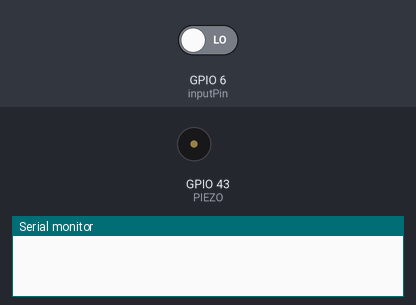
Recording of a sketch running on a simulated ESP32. Parts: buzzer (waves = sounding), the last lines printed to the serial monitor. The test bench sets the inputs (shaded band); at power-on: GPIO 6 (inputPin) LOW.

Above: at 1.2 s.
1.3 s: GPIO 6 (inputPin) driven HIGH
At 2.1 s:
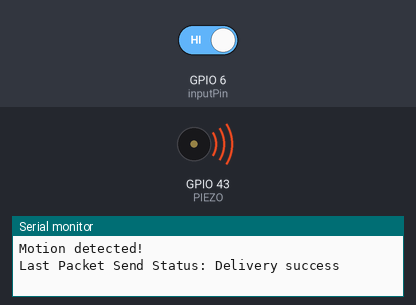
Timing chart, 0 to 4.3 s (numbered marks = the images above; inputs shaded):
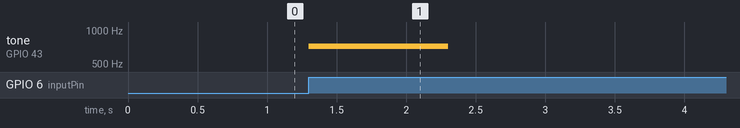

Measured:
- after the input at 1.3 s, tone on GPIO 43 (PIEZO): silent → 720 Hz at once, → silent 1.0 s later

The sketch:

modulA.ino
```cpp
#include <ESP8266WiFi.h>
#include <espnow.h>

    // PIR CODE SETUP:
int inputPin = D5; // vel pin for PIR
int pirState = LOW; // vi starter, og antar at motion ikke er merket
int val = 0; // variabel for å lese pin status
    // PIEZO CODE SETUP
int b = 720; // frekvens for noten B


    // P2P COMMUNICATION SETUP:
// MAC Addresse til receiver
uint8_t broadcastAddress[] = {0x10, 0x52, 0x1C, 0xE5, 0x51, 0x9F};
//E0:98:06:05:ED:C6 = MED FLEKK
//10:52:1C:E5:51:9F = UTEN FLEKK

// Definer en data struktur
typedef struct structMessage {
  int signal = 1;  // signal som sendes for å starte klokke.
};

structMessage myData;

// Callback when data is sent
void OnDataSent(uint8_t *mac_addr, uint8_t sendStatus) {
  Serial.print("Last Packet Send Status: ");
  if (sendStatus == 0){
    Serial.println("Delivery success");
  }
  else{
    Serial.println("Delivery fail");
  }
}

void pirSetup() {
  pinMode(inputPin, INPUT);     // declare sensor as input
}

void pirLoop() {
  val = digitalRead(inputPin);
  if (val == HIGH) {
    // MENS MOTION ER MERKET
    Serial.println("Motion detected!");
    // Sender WiFi signal:
    esp_now_send(broadcastAddress, (uint8_t *) &myData, sizeof(myData));
    // Spiller av lyd
    tone(D6, b);
    delay(1000);
    noTone(D6);
    delay(9000);

  } else {
    pirState = LOW;
  }
}

void wifiSetup() {
  // Set device as a Wi-Fi Station
  WiFi.mode(WIFI_STA);

  // Init ESP-NOW
  if (esp_now_init() != 0) {
    Serial.println("Error initializing ESP-NOW");
    return;
  }
  // Set ESP-NOW Role
  esp_now_set_self_role(ESP_NOW_ROLE_CONTROLLER);
  // Once ESPNow is successfully Init, we will register for Send CB to
  // get the status of Trasnmitted packet
  esp_now_register_send_cb(OnDataSent);
  // Register peer
  esp_now_add_peer(broadcastAddress, ESP_NOW_ROLE_COMBO, 1, NULL, 0);
}

void setup() {
  Serial.begin(9600);
  pirSetup();
  wifiSetup();
  pinMode(D6, OUTPUT); // PIEZO
}

void loop() {
  pirLoop();
}
```
